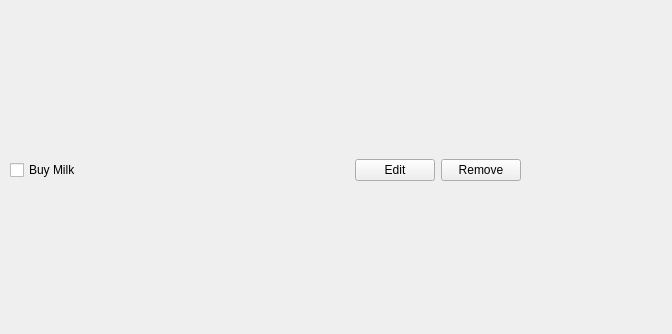
<?xml version="1.0" encoding="UTF-8"?>
<ui version="4.0">
 <class>Task</class>
 <widget class="QWidget" name="Task">
  <property name="geometry">
   <rect>
    <x>0</x>
    <y>0</y>
    <width>672</width>
    <height>334</height>
   </rect>
  </property>
  <property name="windowTitle">
   <string>Form</string>
  </property>
  <widget class="QWidget" name="horizontalLayoutWidget">
   <property name="geometry">
    <rect>
     <x>10</x>
     <y>130</y>
     <width>511</width>
     <height>81</height>
    </rect>
   </property>
   <layout class="QHBoxLayout" name="horizontalLayout">
    <item>
     <widget class="QCheckBox" name="checkBox">
      <property name="text">
       <string>Buy Milk</string>
      </property>
     </widget>
    </item>
    <item>
     <spacer name="horizontalSpacer">
      <property name="orientation">
       <enum>Qt::Horizontal</enum>
      </property>
      <property name="sizeHint" stdset="0">
       <size>
        <width>40</width>
        <height>20</height>
       </size>
      </property>
     </spacer>
    </item>
    <item>
     <widget class="QPushButton" name="editButton">
      <property name="text">
       <string>Edit</string>
      </property>
     </widget>
    </item>
    <item>
     <widget class="QPushButton" name="removeButton">
      <property name="text">
       <string>Remove</string>
      </property>
     </widget>
    </item>
   </layout>
  </widget>
 </widget>
 <resources/>
 <connections/>
</ui>
